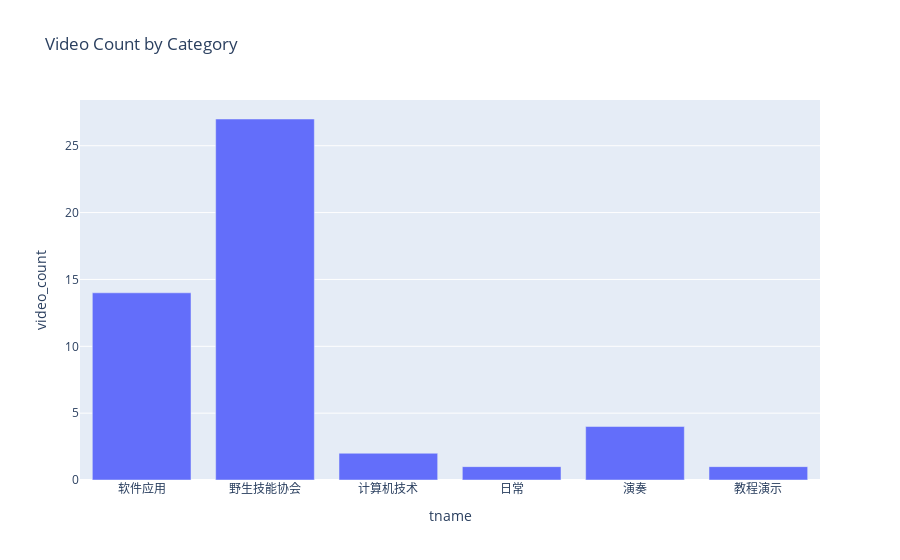

The notebook cell this image was saved under:
### Code cell
cat_counts = channel_data.group_by("tname").len().rename({"len": "video_count"})
plot_bar_pl(cat_counts, x="tname", y="video_count", title="Video Count by Category")

### Figure 1 — Plotly figure (JSON) as saved in the notebook; plotly's stock layout.template omitted (floating-point values rounded to 4 significant figures)
{"data": [{"type": "bar", "x": ["软件应用", "野生技能协会", "计算机技术", "日常", "演奏", "教程演示"], "y": [14, 27, 2, 1, 4, 1]}], "layout": {"title": {"text": "Video Count by Category"}, "xaxis": {"title": {"text": "tname"}}, "yaxis": {"title": {"text": "video_count"}}}}
